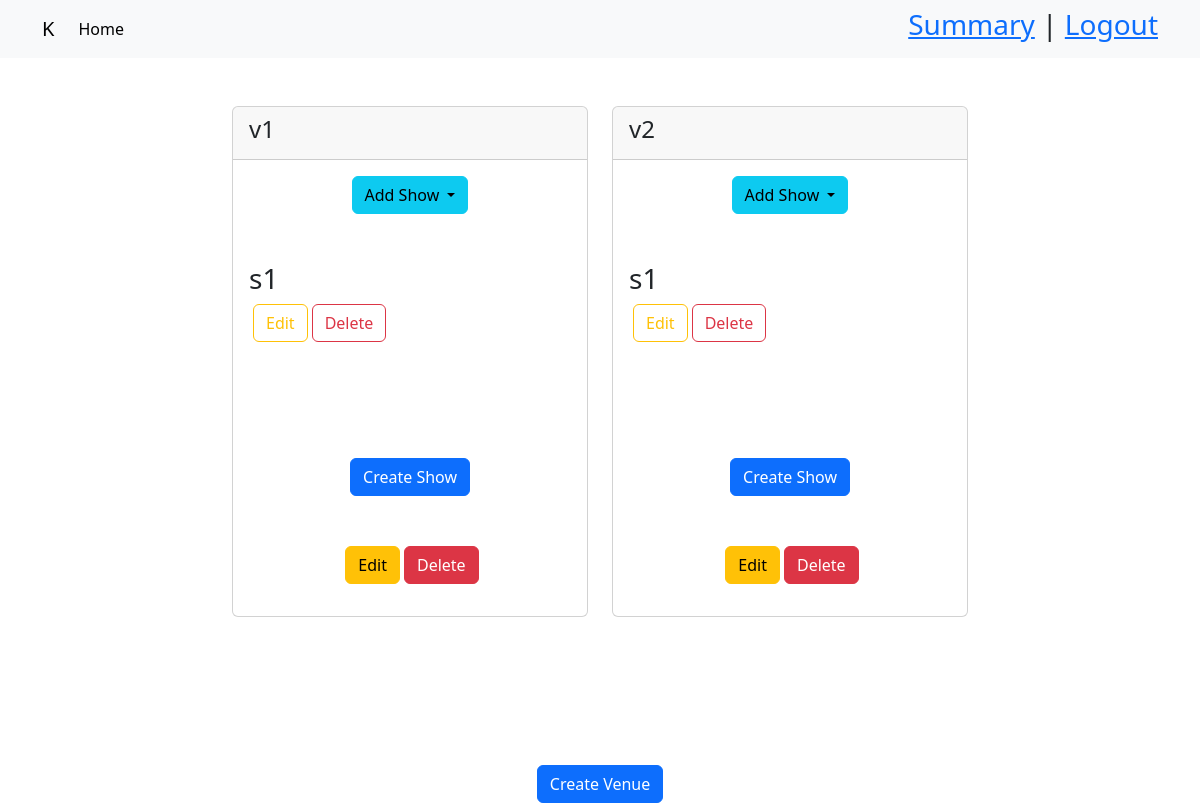
Screenshot of /1/dashbord with the database file from the repository.
### database.py (models this page shows)
class Admin(db.Model):
  admin_id = db.Column(db.Integer(), primary_key=True, autoincrement=True)
  username = db.Column(db.String(50), unique=True, nullable=False)
  password = db.Column(db.String(50), nullable=False)
  venues = db.relationship("Venue", backref="admin")

class Venue(db.Model):
  venue_id = db.Column(db.Integer(), primary_key=True, autoincrement=True)
  venue_name = db.Column(db.String(50), unique=True, nullable=False)
  Place = db.Column(db.String(50), nullable=False)
  Location = db.Column(db.String(50), nullable=False)
  Capacity = db.Column(db.Integer(), nullable=False)
  admin_ = db.Column(db.Integer(), db.ForeignKey('admin.admin_id'))
  shows = db.relationship("Show", secondary="showvenue", backref="venues")

class Show(db.Model):
  show_id = db.Column(db.Integer(), primary_key=True, autoincrement=True)
  show_name = db.Column(db.String(50), unique=True, nullable=False)
  rating = db.Column(db.String(50), nullable=False)
  start_time = db.Column(db.Time, nullable=False)
  end_time = db.Column(db.Time, nullable=False)
  tags = db.Column(db.String(50), nullable=False)
  price = db.Column(db.Integer(), nullable=False)

### main.py (the view)
@app.route("/<int:admin_id>/dashbord")
def dashbord(admin_id):
  a = Admin.query.get(admin_id)
  s = Show.query.all()
  return render_template("admin.html", u=a, s=s)

### templates/admin.html (shortened to what this page needs)
{% extends "base.html" %}
{%block href%} href="/{{u.admin_id}}/dashbord" {%endblock%}
{%block link %} <a href="#">Summary</a> {% endblock %}
{% block body %}
<div class="container">
        <div class="row justify-content-center mt-5">
          {% if u.venues|length!=0 %}
          {% for v in u.venues %}
            <div class="col-md-4 mb-5">
                <div class="card">
                    <div class="card-header col-12">
                        <h4>{{v.venue_name}}</h4>
                    </div>
                    <div class="card-body">
<div class="dropdown mb-5" style="text-align:center">
  <button class="btn btn-info dropdown-toggle" type="button" data-bs-toggle="dropdown" aria-expanded="false">
    Add Show
  </button>
</div>
                      {% if v.shows|length!=0 %}
                      {% for s in v.shows %}
                      <h3>{{s.show_name}}</h3>
                      <div class="btn-group" role="group" aria-label="Basic outlined example">
                        <a href="/{{u.admin_id}}/{{v.venue_id}}/{{s.show_id}}/editshow">
  <button type="button" class="btn btn-outline-warning mx-1">Edit</button>
                          </a>
                        <form action="/{{u.admin_id}}/{{v.venue_id}}/{{s.show_id}}/deleteshow" method="POST" id="delete-form" onsubmit="return confirm('Are you sure you want to delete this Show?')">
      <button type="submit" class="btn btn-outline-danger mb-3">Delete</button>
    </form>
</div>
                      {%endfor%}
                      {%else%}
                      <div class="mt-2"> No Show Created </div>
                      {%endif%}
                       <div style="text-align:center; margin-top:100px;">
                        <a href="/{{u.admin_id}}/{{v.venue_id}}/createshow"><button class="btn btn-primary" type="button">Create Show</button></a>
                        </div>
                      <div style="text-align:center; margin-top:50px;">
                      <div class="btn-group" role="group" aria-label="Basic outlined example">
                      <a href="/{{u.admin_id}}/{{v.venue_id}}/edit" >
                        <button type="button" class="btn btn-warning mx-1">Edit</button> </a>
                        <form action="/{{u.admin_id}}/{{v.venue_id}}/delete" method="POST" id="delete-form" onsubmit="return confirm('Are you sure you want to delete this Venue?')" >
      <button type="submit" class="btn btn-danger d-inline mb-3" >Delete</button>
    </form>
                      </div>
                      </div>
                    </div>
                </div>
            </div>
          {%endfor%}
          {% else %}
    No shows or venue created
    {%endif%}
        </div>
    </div>
  <div class="d-grid gap-2 d-md-block" style="text-align:center; margin-top:100px;">
  <a href="/{{u.admin_id}}/createVenue"><button class="btn btn-primary" type="button">Create Venue</button></a>
</div>
{% endblock%}

### templates/base.html (shortened to what this page needs)
<!DOCTYPE html>
<!DOCTYPE html>
<html lang="en">
<head>
  <link href="https://cdn.jsdelivr.net/npm/bootstrap@5.3.0-alpha1/dist/css/bootstrap.min.css" rel="stylesheet">
</head>
<body>
    <nav class="navbar navbar-expand-lg bg-body-tertiary">
  <div class="container">
    <a class="navbar-brand" href="#" onclick="location.reload(); return false;">{{u.username}}</a>
    <div class="collapse navbar-collapse" id="navbarScroll">
      <ul class="navbar-nav me-auto my-2 my-lg-0 navbar-nav-scroll" style="--bs-scroll-height: 100px;">
        <li class="nav-item">
          <a class="nav-link active" aria-current="page" {%block href%} {%endblock%}>Home</a>
        </li>
      </ul>
      <h3>{%block linkforvenues %} {% endblock %} {%block link %} {% endblock %} | <a href="/">Logout</a> </h3>
    </div>
  </div>
</nav>
  {% block body %} {%endblock%}
</body>
</html>

### rows the page displays
Admin: username "K"
Venue: venue_name "v1"
Show: show_name "s1"
Venue: venue_name "v2"
